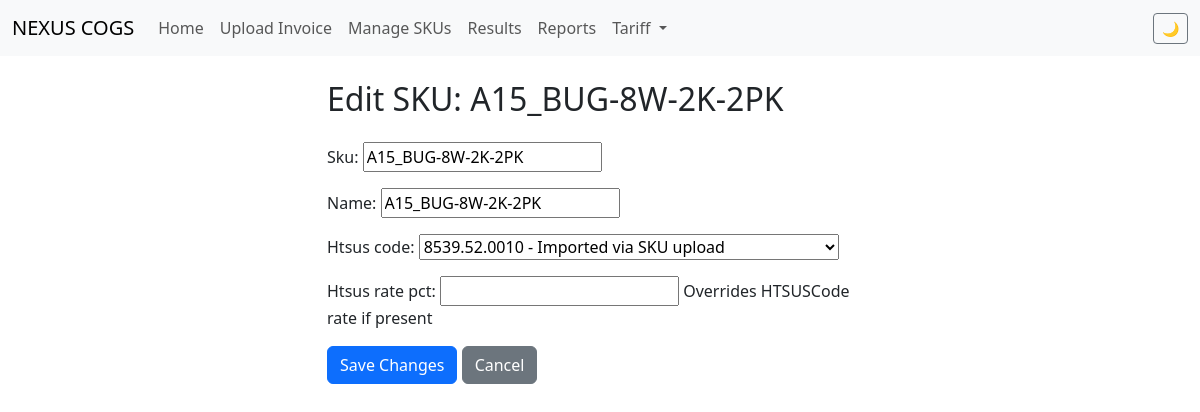
Page /legacy/skus/4292/edit/ on the committed database.
### cogs/models.py (models this page shows, shortened)
class SKU(models.Model):
    sku = models.CharField(max_length=100, unique=True)  # Keep longer length from COGS
    name = models.CharField(max_length=255, blank=True, null=True)
    htsus_code = models.ForeignKey(HTSUSCode, on_delete=models.SET_NULL, blank=True, null=True)
    htsus_rate_pct = models.DecimalField(
        max_digits=7,
        decimal_places=4,
        blank=True,
        null=True,
        help_text="Overrides HTSUSCode rate if present"
    )
    origin_country = models.CharField(
        max_length=2,
        blank=True,
        null=True,
        help_text="ISO 2-letter country code"
    )
    claimed_spi = models.CharField(
        max_length=10,
        blank=True,
        help_text="Special Program Indicator"
    )
    effective_from = models.DateField(null=True, blank=True)
    effective_to = models.DateField(null=True, blank=True)
    override_reason = models.TextField(
        blank=True,
        help_text="Reason for rate override"
    )

### cogs/views.py (the view)
# urls.py: path('skus/<int:pk>/edit/', views.sku_edit, name='sku_edit'),
def sku_edit(request, pk):
    sku = get_object_or_404(SKU, pk=pk)
    if request.method == 'POST':
        form = SKUForm(request.POST, instance=sku)
        if form.is_valid():
            form.save()
            messages.success(request, 'SKU updated successfully')
            return redirect('sku_list')
    else:
        form = SKUForm(instance=sku)
    return render(request, 'sku_edit.html', {'form': form, 'sku': sku})

### cogs/forms.py
class SKUForm(forms.ModelForm):
    class Meta:
        model = SKU
        fields = ['sku', 'name', 'htsus_code', 'htsus_rate_pct']

### cogs/models.py (called while the page is built)
    def __str__(self):
        return f"{self.code} - {self.description[:50]}"

### templates/sku_edit.html (shortened to what this page needs)
{% extends 'base.html' %}
{% block content %}
<div class="row">
    <div class="col-md-6 offset-md-3">
        <h2 class="mb-4">Edit SKU: {{ sku.sku }}</h2>
        <form method="post">
            {{ form.as_p }}
            <button type="submit" class="btn btn-primary">Save Changes</button>
            <a href="{% url 'sku_list' %}" class="btn btn-secondary">Cancel</a>
        </form>
    </div>
</div>
{% endblock %}

### templates/base.html (style rules this page uses)
* { transition: background-color 0.3s ease, color 0.3s ease, border-color 0.3s ease; }

### rows in the picture
SKU: sku "A15_BUG-8W-2K-2PK", name "A15_BUG-8W-2K-2PK", htsus_code "8539.52.0010 - Imported via SKU upload"
